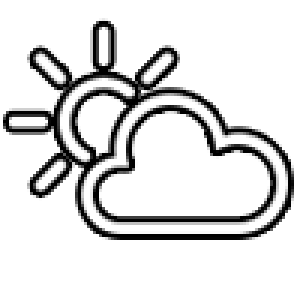
#> input picture 41ea6d2.png, 100 x 100 px (shown 3 times larger); its folder holds only this picture in this run
$ python -i composer.py   (imports and definitions only)
#> lines starting #> are read from the running program, lines starting #| are printed output that depends on the picture
### fonts.py
# -*- coding: utf-8 -*-
"""
Работа со шрифтами
"""

import os
import glob
import functools
from PIL import ImageFont


# [16 lines left out: function get_default_font, not called in this run]


def find_system_fonts():
    """
    Находит установленные шрифты в системе.
    Возвращает dict {отображаемое имя: {"path": ..., "family": ..., "style": ...}}
    """
    search_dirs = [
        "C:/Windows/Fonts",
        os.path.expanduser("~/Library/Fonts"),
        "/Library/Fonts",
        "/System/Library/Fonts",
        "/usr/share/fonts",
        "/usr/local/share/fonts",
        os.path.expanduser("~/.fonts"),
        os.path.expanduser("~/.local/share/fonts"),
    ]

    found = {}
    for base in search_dirs:
        if not os.path.isdir(base):
            continue
        try:
            for ext in ("*.ttf", "*.otf", "*.ttc"):
                for path in glob.glob(os.path.join(base, "**", ext), recursive=True):
                    family, style = None, ""
                    try:
                        family, style = ImageFont.truetype(path, 16).getname()
                    except Exception:
                        pass

                    if not family:
                        family = os.path.splitext(os.path.basename(path))[0]
                        style = ""

                    style = style or ""
                    if not style or style.lower() == "regular":
                        display_name = family
                    else:
                        display_name = f"{family} {style}"

                    if display_name not in found:
                        found[display_name] = {"path": path, "family": family, "style": style}
        except Exception:
            pass

    return dict(sorted(found.items(), key=lambda kv: kv[0].lower()))


# [60 lines left out: functions tk_style_from_font_style, load_font_safe, load_font_safe_cached, not called in this run]


# Системные шрифты (кэшируются при импорте)
SYSTEM_FONTS = find_system_fonts()

### render/composer.py
# -*- coding: utf-8 -*-
"""
Единый пайплайн сборки одного символа (текст / дуга / иконка).
Используется и превью, и рендером. Без параметра scale —
масштабирование делает вызывающий код (Image.resize).

Общий холст для батча:
- Текст и дуга: холст считается ОДИН РАЗ по максимальным метрикам всех
  символов батча и передаётся во все вызовы compose_full через geom.
- Иконки: у каждой свой холст (geom не передаётся) — размеры у иконок
  разные, общий холст дал бы кривые отступы.

Выравнивание:
- build_content_mask рисует символ БЕЗ выравнивания — маска прижата к
  левому краю своего слота.
- compose_full применяет text_alignment при вставке маски в ОБЩИЙ слот
  (scaled_content_w), поэтому left/center/right работают относительно
  всего холста, а не относительно ширины отдельного символа.

Система эффектов:
- Все стадии PIPELINE применяются через единый _run_stage():
    fill       — halftone_mask → color_fill → gradient → pattern
    inner      — outline_inner → glow_inner → inner_shadow → emboss
    outer      — outline_outer → extrude → glow_outer
    geometry   — skew → perspective
    post       — reflection → glitch
- _run_stage() работает либо с char_layer (fill/inner/outer/geometry),
  либо с final_img (post) — см. параметр image и extra. Post-эффектам
  нужны char_layer/paste_x/paste_y — они передаются через extra
  и попадают в EffectContext.extra.
- Rotation остаётся отдельным вызовом: она глобальная, применяется ко
  всему холсту, а не к символу как эффект.
- ShadowOuter (внешняя тень) — POST_COMPOSE_EFFECTS: работает с
  final_img, вызывается вручную в шаге 14, потому что должна
  находиться ПОД текстом (между фоном и alpha_composite текста).
"""

import math
from dataclasses import dataclass
from typing import Optional

import numpy as np
from PIL import Image, ImageDraw, ImageChops

from utils import (
    get_color_rgb, get_shadow_offset, blend_layers,
    rotate_cleanly, create_checkerboard_background,
)
from fonts import load_font_safe_cached as load_font_safe
from effects.halftone import apply_halftone

# --- Система эффектов ---
from effects.core import EffectContext
from effects.registry import get_by_stage
from effects.shadow_outer import ShadowOuter


# ============================================================
#  Arc — переехало из render/arc.py
# ============================================================

# [77 lines left out: function render_arc_text_mask, not called in this run]


# ============================================================
#  Icons — переехало из render/icons.py
# ============================================================

def get_icon_mask(path, target_max_dim=None):
    """Копия из прежнего render/icons.py."""
#> called with path = '../41ea6d2.png'
    try:
        with Image.open(path) as im_raw:
#> im_raw is the input picture: PIL image 100x100 RGBA; mean R, G, B, A 200.4, 200.4, 200.4, 61.2
            im = im_raw.convert("RGBA")
    except Exception:
        return Image.new("L", (64, 64), 255), 64, 64

    r, g, b, a = im.split()
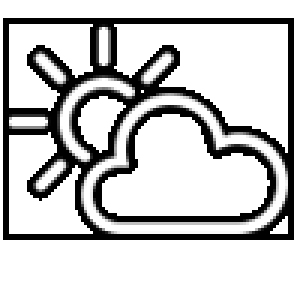
#> r: PIL image 100x100 L (shown 3 times larger); min 0, max 255, mean 200.4
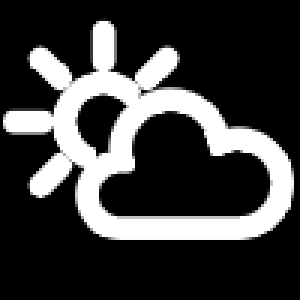
#> a: PIL image 100x100 L (shown 3 times larger); min 0, max 255, mean 61.2
    if a.getextrema()[0] < 250:
        mask = a
    else:
        gray = im.convert("L")
        w0, h0 = gray.size
        if w0 > 0 and h0 > 0:
            corners = [gray.getpixel((0, 0)), gray.getpixel((w0 - 1, 0)),
                       gray.getpixel((0, h0 - 1)), gray.getpixel((w0 - 1, h0 - 1))]
            bg_is_light = (sum(corners) / len(corners)) > 127
            mask = ImageChops.invert(gray) if bg_is_light else gray
        else:
            mask = gray

    w, h = mask.size
#> w = 100; h = 100
    if target_max_dim is not None and target_max_dim > 0:
        m = max(w, h)
        # Уменьшаем ТОЛЬКО если оригинал больше целевого размера.
        # Иначе (иконка уже меньше) — оставляем как есть, не
        # растягиваем и не ресайзим «в ноль».
        if m > target_max_dim:
            s = target_max_dim / m
            nw = max(1, int(w * s))
            nh = max(1, int(h * s))
            mask = mask.resize((nw, nh), Image.Resampling.LANCZOS)
            return mask, nw, nh
    return mask, w, h

_ICON_SAFE_PAD = 1              # совпадает с safe_pad в compute_batch_geometry
_ICON_ROTATION_MARGIN = 2       # совпадает с "+2" в формуле rot_w/rot_h


# [16 lines left out: function default_icon_font_size, not called in this run]


# ============================================================
#  CharSpec / BatchGeometry
# ============================================================

@dataclass
class CharSpec:
    text: Optional[str] = None
    icon_path: Optional[str] = None
    index: int = 0
    arc_mask: Optional[Image.Image] = None
    arc_anchor: Optional[tuple] = None


@dataclass
class BatchGeometry:
    """Единая геометрия холста для батча символов.

    Все поля — в РЕАЛЬНОМ размере (без scale). Вызывающий код
    (превью) ресайзит финальную картинку целиком, а не отдельные
    эффекты.
    """
    base_w: int = 0
    base_h: int = 0
    rot_base_w: int = 0
    rot_base_h: int = 0
    canvas_w: int = 0
    canvas_h: int = 0
    offset_x: int = 0
    offset_y: int = 0
    text_base_x: int = 0
    text_base_y: int = 0
    scaled_content_w: int = 0    # ширина слота под контент (максимум по батчу)
    content_height: int = 0       # высота слота под контент
    max_ascent: int = 0           # общая базовая линия (максимум ascent)
    max_descent: int = 0


# ============================================================
#  Хелперы
# ============================================================

# [21 lines left out: functions _calc_outer_effects_width, _will_warp, not called in this run]


def _text_rgb(settings):
    return get_color_rgb(settings.text_color)


def _transp_bg(settings):
    return (0, 0, 0, 0) if settings.transparent_text else _text_rgb(settings) + (0,)


# [455 lines left out: functions _run_stage, measure_text_metrics, measure_arc_metrics, measure_icon_metrics, compute_batch_geometry, build_content_mask and 1 more, not called in this run]

>>> result = get_icon_mask('../41ea6d2.png')
